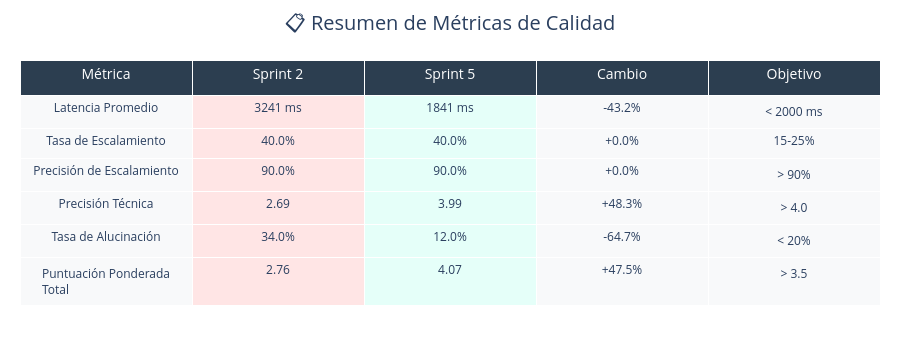

The code cell stored with this chart in its notebook:
### Markdown cell above
## 6. Tabla Resumen de Métricas

### Code cell
# Crear tabla resumen con comparaciones
def calculate_change(old_val: float, new_val: float, lower_is_better: bool = False) -> tuple:
    """Calcula el cambio porcentual y si es mejora."""
    if old_val == 0:
        return ("N/A", "neutral")
    change = ((new_val - old_val) / old_val) * 100
    if lower_is_better:
        is_improvement = change < 0
    else:
        is_improvement = change > 0
    
    emoji = "✅" if is_improvement else "⚠️"
    return (f"{change:+.1f}%", "good" if is_improvement else "bad")


summary_data = []

# Latencia
change, status = calculate_change(
    sprint_a_metrics.get("avg_latency_ms", 0),
    sprint_b_metrics.get("avg_latency_ms", 0),
    lower_is_better=True
)
summary_data.append({
    "Métrica": "Latencia Promedio",
    "Sprint 2": f"{sprint_a_metrics.get('avg_latency_ms', 0):.0f} ms",
    "Sprint 5": f"{sprint_b_metrics.get('avg_latency_ms', 0):.0f} ms",
    "Cambio": change,
    "Objetivo": "< 2000 ms"
})

# Tasa de Escalamiento
change, status = calculate_change(
    sprint_a_metrics.get("escalation_rate", 0),
    sprint_b_metrics.get("escalation_rate", 0)
)
summary_data.append({
    "Métrica": "Tasa de Escalamiento",
    "Sprint 2": f"{sprint_a_metrics.get('escalation_rate', 0):.1f}%",
    "Sprint 5": f"{sprint_b_metrics.get('escalation_rate', 0):.1f}%",
    "Cambio": change,
    "Objetivo": "15-25%"
})

# Precisión de Escalamiento
change, status = calculate_change(
    sprint_a_metrics.get("escalation_accuracy", 0),
    sprint_b_metrics.get("escalation_accuracy", 0)
)
summary_data.append({
    "Métrica": "Precisión de Escalamiento",
    "Sprint 2": f"{sprint_a_metrics.get('escalation_accuracy', 0):.1f}%",
    "Sprint 5": f"{sprint_b_metrics.get('escalation_accuracy', 0):.1f}%",
    "Cambio": change,
    "Objetivo": "> 90%"
})

# Precisión Técnica
change, status = calculate_change(
    sprint_a_metrics.get("technical_accuracy", 0),
    sprint_b_metrics.get("technical_accuracy", 0)
)
summary_data.append({
    "Métrica": "Precisión Técnica",
    "Sprint 2": f"{sprint_a_metrics.get('technical_accuracy', 0):.2f}",
    "Sprint 5": f"{sprint_b_metrics.get('technical_accuracy', 0):.2f}",
    "Cambio": change,
    "Objetivo": "> 4.0"
})

# Tasa de Alucinación
change, status = calculate_change(
    sprint_a_metrics.get("hallucination_rate", 0),
    sprint_b_metrics.get("hallucination_rate", 0),
    lower_is_better=True
)
summary_data.append({
    "Métrica": "Tasa de Alucinación",
    "Sprint 2": f"{sprint_a_metrics.get('hallucination_rate', 0):.1f}%",
    "Sprint 5": f"{sprint_b_metrics.get('hallucination_rate', 0):.1f}%",
    "Cambio": change,
    "Objetivo": "< 20%"
})

# Puntuación Ponderada Total
change, status = calculate_change(
    sprint_a_metrics.get("weighted_total_score", 0),
    sprint_b_metrics.get("weighted_total_score", 0)
)
summary_data.append({
    "Métrica": "Puntuación Ponderada Total",
    "Sprint 2": f"{sprint_a_metrics.get('weighted_total_score', 0):.2f}",
    "Sprint 5": f"{sprint_b_metrics.get('weighted_total_score', 0):.2f}",
    "Cambio": change,
    "Objetivo": "> 3.5"
})

summary_df = pd.DataFrame(summary_data)

# Crear tabla con formato
fig_table = go.Figure(data=[go.Table(
    header=dict(
        values=list(summary_df.columns),
        fill_color="#2C3E50",
        font=dict(color="white", size=14),
        align="center",
        height=35
    ),
    cells=dict(
        values=[summary_df[k].tolist() for k in summary_df.columns],
        fill_color=[
            ["#F8F9FA"] * len(summary_df),
            ["#FFE5E5"] * len(summary_df),
            ["#E5FFF9"] * len(summary_df),
            ["#F8F9FA"] * len(summary_df),
            ["#F8F9FA"] * len(summary_df),
        ],
        font=dict(size=12),
        align="center",
        height=30
    )
)])

fig_table.update_layout(
    title={
        "text": "📋 Resumen de Métricas de Calidad",
        "font": {"size": 20},
        "x": 0.5
    },
    height=350,
    margin=dict(l=20, r=20, t=60, b=20)
)

fig_table.show()

### Figure 1 — Plotly figure (JSON) as saved in the notebook; plotly's stock layout.template omitted (floating-point values rounded to 4 significant figures)
{"data": [{"cells": {"align": "center", "fill": {"color": [["#F8F9FA", "#F8F9FA", "#F8F9FA", "#F8F9FA", "#F8F9FA", "#F8F9FA"], ["#FFE5E5", "#FFE5E5", "#FFE5E5", "#FFE5E5", "#FFE5E5", "#FFE5E5"], ["#E5FFF9", "#E5FFF9", "#E5FFF9", "#E5FFF9", "#E5FFF9", "#E5FFF9"], ["#F8F9FA", "#F8F9FA", "#F8F9FA", "#F8F9FA", "#F8F9FA", "#F8F9FA"], ["#F8F9FA", "#F8F9FA", "#F8F9FA", "#F8F9FA", "#F8F9FA", "#F8F9FA"]]}, "font": {"size": 12}, "height": 30, "values": [["Latencia Promedio", "Tasa de Escalamiento", "Precisión de Escalamiento", "Precisión Técnica", "Tasa de Alucinación", "Puntuación Ponderada Total"], ["3241 ms", "40.0%", "90.0%", "2.69", "34.0%", "2.76"], ["1841 ms", "40.0%", "90.0%", "3.99", "12.0%", "4.07"], ["-43.2%", "+0.0%", "+0.0%", "+48.3%", "-64.7%", "+47.5%"], ["< 2000 ms", "15-25%", "> 90%", "> 4.0", "< 20%", "> 3.5"]]}, "header": {"align": "center", "fill": {"color": "#2C3E50"}, "font": {"color": "white", "size": 14}, "height": 35, "values": ["Métrica", "Sprint 2", "Sprint 5", "Cambio", "Objetivo"]}, "type": "table"}], "layout": {"height": 350, "margin": {"b": 20, "l": 20, "r": 20, "t": 60}, "title": {"font": {"size": 20}, "text": "📋 Resumen de Métricas de Calidad", "x": 0.5}}}
